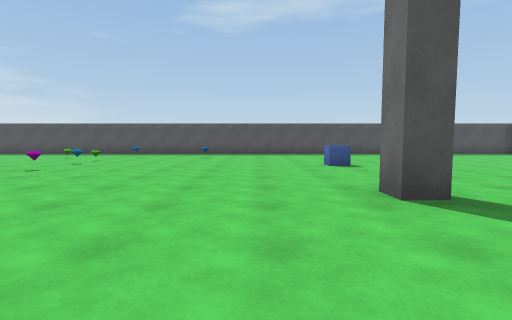
view 1 (above)

18 first-person views from a walk through a Unity game level. The camera is 1.2 m above the floor, tilts 4° down and sees 85° across. The floor is counted in squares, 2 m on a side. Each view is taken from the middle of a square. On the plan, view 1 faces up. The plan holds only what a view shows up to about 9 squares ahead; the rest is blank. The player is left out. Some animated figures are not drawn.

view 2
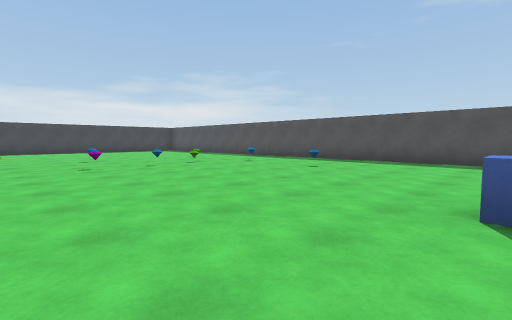

view 3
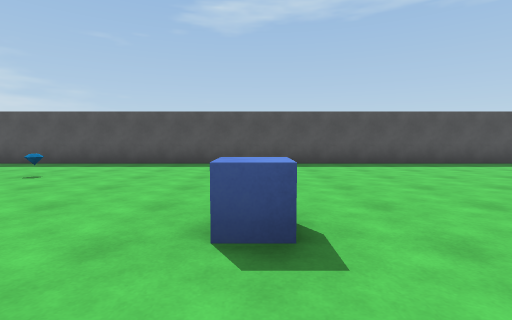

view 4
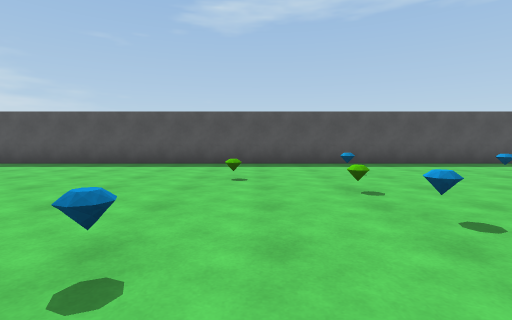

view 5
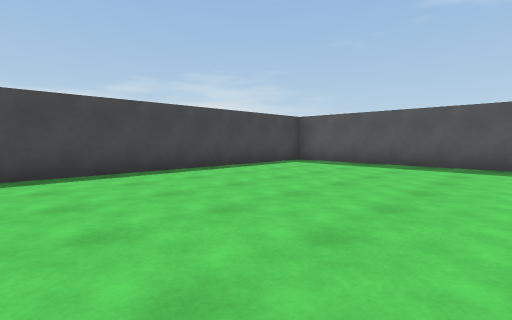

view 6
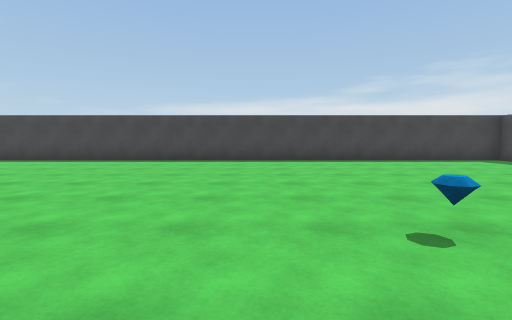

view 7
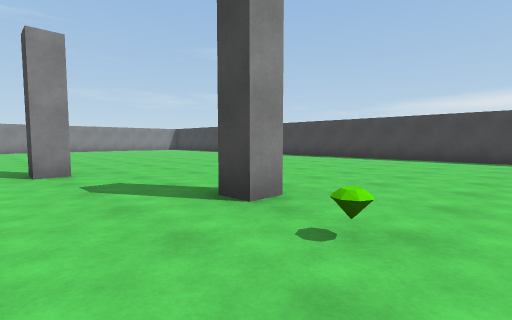

view 8
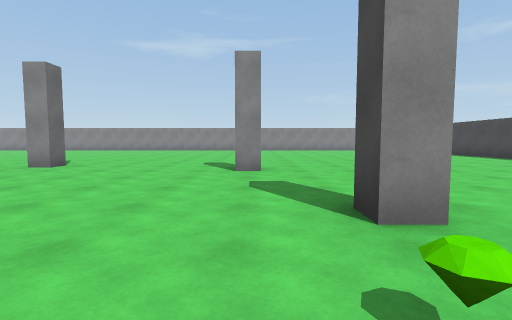

view 9
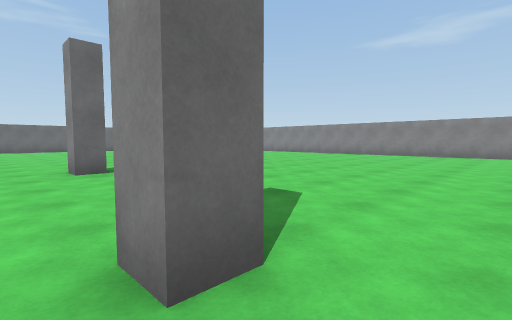

view 10
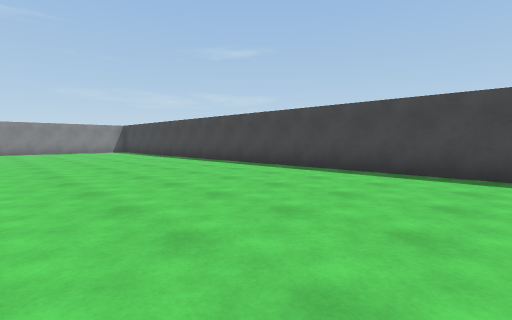

view 11
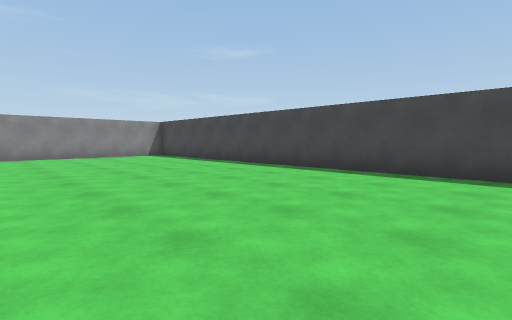

view 12
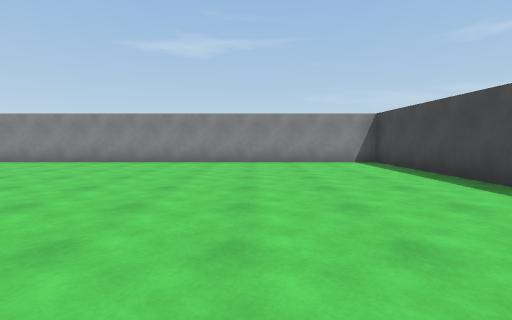

view 13
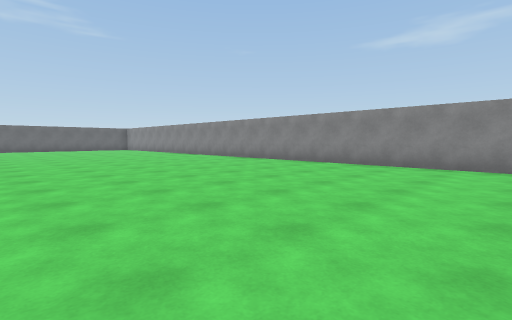

view 14
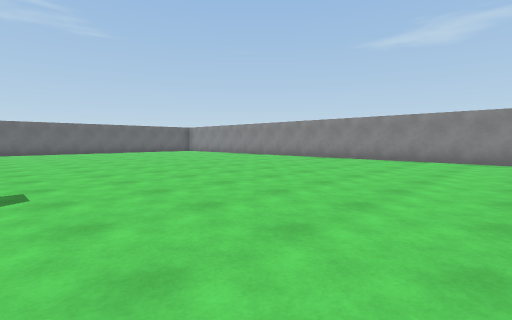

view 15
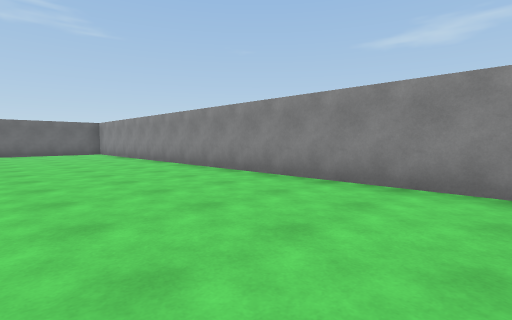

view 16
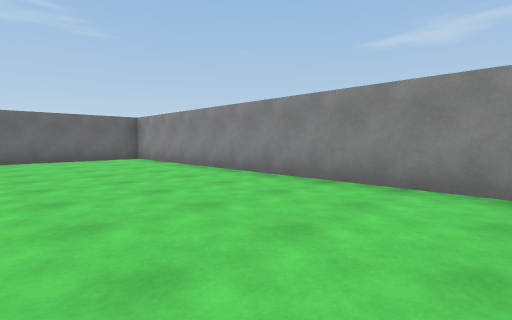

view 17
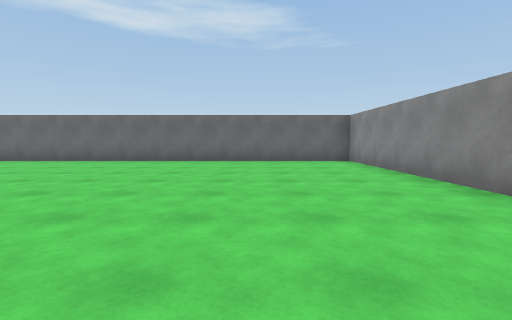

view 18
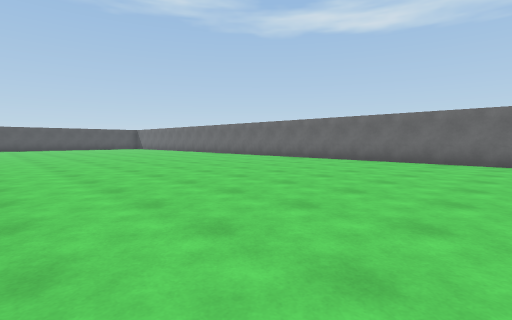

### Floor plan
Points are (right, up) in squares from view 1. A wall is a line through its corners. A room is listed if a view was taken in it or the views show most of it. See-through windows are left out.
Room 1 (views 1, 2, 3, 4, 5, 6, 7, 8, 9, 10, 11, 12, 13, 14, 15, 16, 17, 18)
walls: (-0.4, -1.8) (-0.4, -1.2) (0.1, -1.2); (2, 2.8) (1.5, 2.8) (1.5, 3.4); (-5.1, -1) (-5.1, -0.5) (-4.6, -0.5) (-4.6, -1); (-6.4, 3) (-5.9, 3) (-5.9, 2.5); (8.8, 12.3) (-13.3, 12.3) (-13.3, -11.8) (11.2, -11.8) (11.2, -1.5)
objects: other object (-7, 6); other object (-6, 4); other object (-6, 9); other object (-5, 6); other object (-5, 7); other object (-5, 8); other object (-4, 10); other object (-2, 10); other object (2, 7)

Where each view was taken, in squares from view 1:
view 1: 0 up, 0 right, facing up
view 2: 4 up, 2 right, facing up-left
view 3: 5 up, 2 right, facing up
view 4: 5 up, 6 left, facing up
view 5: 5 up, 8 left, facing up-left
view 6: 5 up, 5 left, facing left
view 7: 5 up, 4 left, facing down-left
view 8: 5 up, 5 left, facing down
view 9: 0 up, 6 left, facing down-right
view 10: 3 up, 8 left, facing down-left
view 11: 1 down, 8 left, facing down-left
view 12: 4 down, 10 left, facing down
view 13: 5 down, 7 left, facing down-right
view 14: 3 down, 3 left, facing down-right
view 15: 8 down, 2 left, facing down-right
view 16: 8 down, 2 right, facing down-right
view 17: 9 down, 3 right, facing right
view 18: 8 down, 3 right, facing up-right
